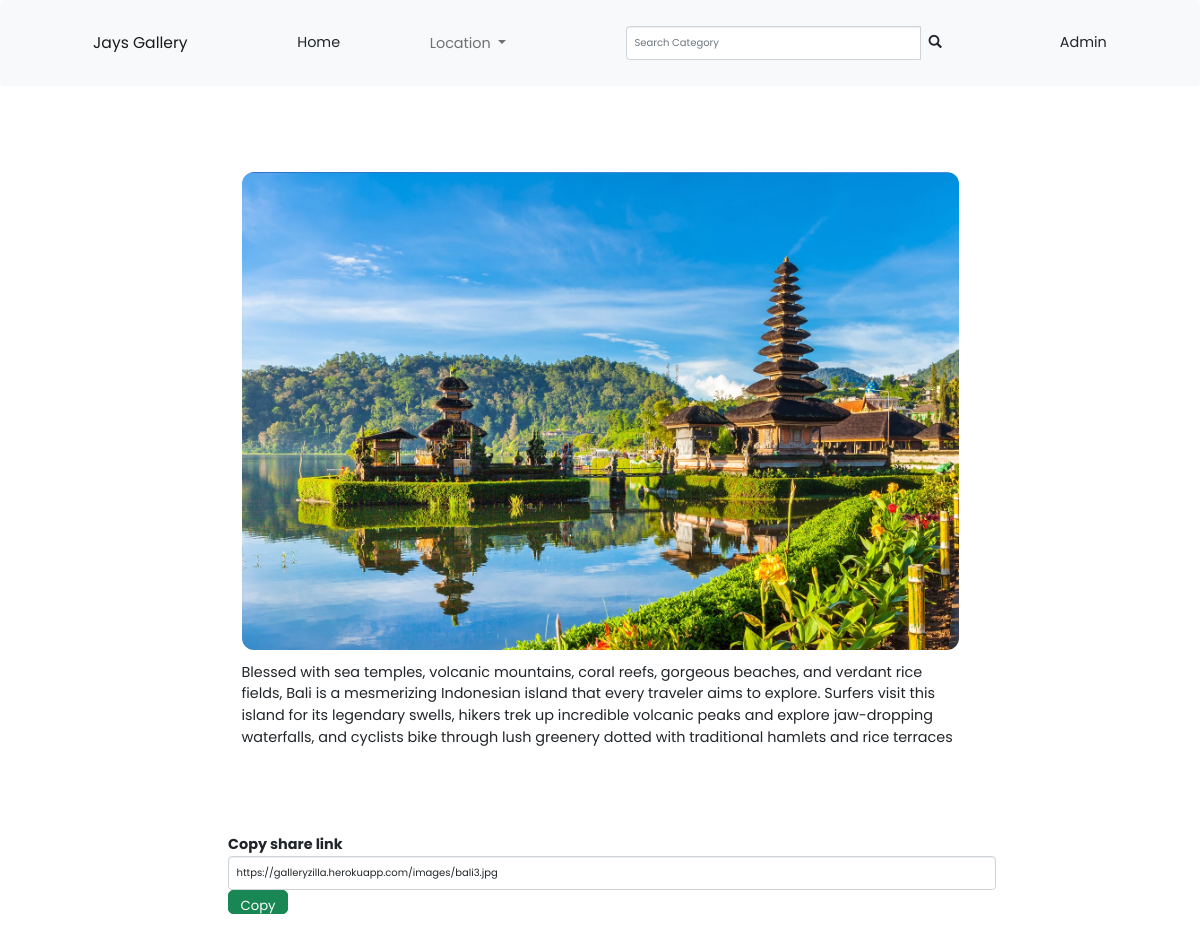
The page /photo/2 on the database its author committed.
### photos/models.py (models this page shows, shortened)
class Photo(models.Model):
    name = models.CharField(max_length =30,null=True)
    category=models.ForeignKey(Category, on_delete=models.SET_NULL,null=True,blank=True)
    description=models.TextField(null=True)
    image = models.ImageField(default='DEFAULT VALUE')
    location = models.ForeignKey('Location',null=True,on_delete=models.CASCADE)

### photos/views.py (the view)
# urls.py: path('photo/<str:pk>',views.viewPhoto ,name= 'photo'),
def viewPhoto(request,pk):
    photo = Photo.objects.get(id=pk)
    return render(request,'photos/photo.html',{'photo':photo})

### photos/templates/photos/photo.html (shortened to what this page needs)
{%extends 'photos/base.html'%}
{% load bootstrap3 %}
{% load static %}
{% block content%}
<div  style=" width: 80%; margin-left: 10vw;padding-bottom: 9vw;margin-bottom: 5vw;padding-top: 3vw; padding-left: 7vw;padding-right: 7vw;border-radius: 1vw;">
    <div class="m-5" >
        <div class="container" >
            <div class="row justify-content-center">
                <div style="height: 70vh;">
                <img style="max-width: 100%; max-height:100%;border-radius: 1vw;" src="{{photo.image.url}}" alt="">
                <p style="padding-top:1vw ;">{{photo.description}}</p>
                </div>
            </div>
        </div>
        </div>
        <div class="modal-footer justify-content-start" style="padding-top: 6vw;padding-left: 2vw;">
            <label class="modalBody">Copy share link</label>
            <input class="form-control " type="text " value="https://galleryzilla.herokuapp.com{{photo.image.url}} " id="{{photo.id}}.url">
            <button style="width: 5vw;height:2vw" class="btn btn-success btn-lg copy " id=url{photo.id} onclick="myCopyFunction('{{photo.id}}.url') ">Copy</button>
        </div>
  </div>
{% endblock%}

### static/css/style.css (style rules this page uses)
body { font-family: 'Poppins', sans-serif; font-size: 1.2vw; }
.btn { font-family: 'Poppins', sans-serif; font-size: 1.1vw; }

### rows shown on the page
Photo: image (picture), description "Blessed with sea temples, volcanic mountains, coral reefs, gorgeous beaches, and verdant rice fields, Bali is a mesmerizing Indonesian island that every traveler aims to explore. Surfers visit this island for its legendary swells, hikers trek up incredible volcanic peaks and explore jaw-dropping waterfalls, and cyclists bike through lush greenery dotted with traditional hamlets and rice terraces", image "https://galleryzilla.herokuapp.com/images/bali3.jpg"
